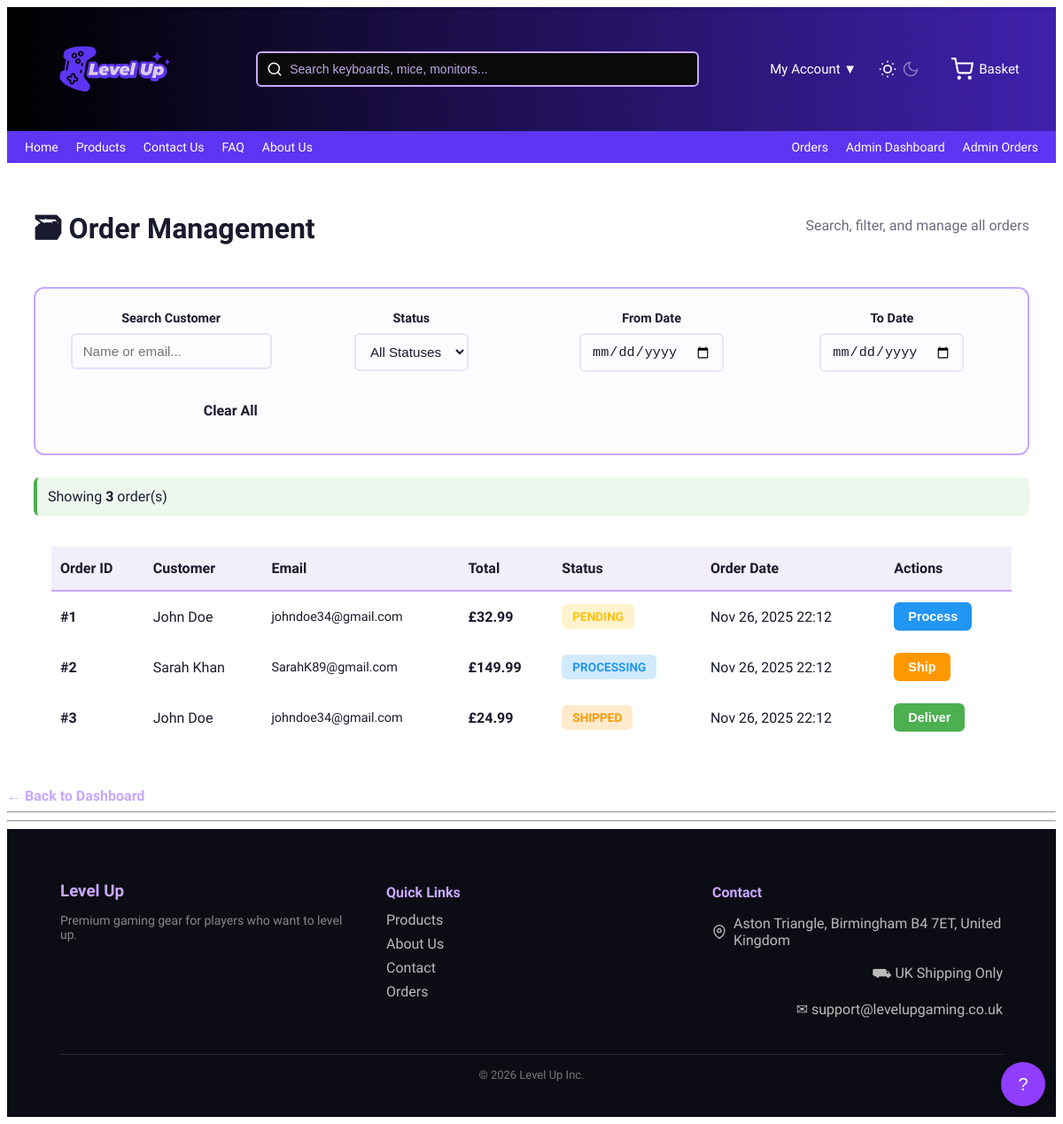
The app's page /index.php?page=admin-orders (signed in) with its own data.
### tables this page shows
CREATE TABLE orders (
  order_id INT AUTO_INCREMENT PRIMARY KEY,
  user_id INT NOT NULL,
  total_price DECIMAL(10,2) NOT NULL,

  status ENUM( 'pending',
    'processing',
    'shipped',
    'delivered',
    'returned'
  ) DEFAULT 'pending',

  address_id INT NULL,
  payment_id INT NULL,

  processed_at TIMESTAMP NULL,
  shipped_at TIMESTAMP NULL,
  delivered_at TIMESTAMP NULL,

  created_at TIMESTAMP DEFAULT CURRENT_TIMESTAMP,

  shipping_address TEXT NOT NULL,
  payment_summary VARCHAR(100) NOT NULL,

  FOREIGN KEY (user_id) REFERENCES users(user_id),
  FOREIGN KEY (address_id) REFERENCES addresses(address_id),
  FOREIGN KEY (payment_id) REFERENCES payment_methods(payment_id)
);

CREATE TABLE users (
  user_id INT AUTO_INCREMENT PRIMARY KEY,
  name VARCHAR(100) NOT NULL,
  email VARCHAR(150) NOT NULL UNIQUE,
  password VARCHAR(255) NOT NULL,
  role ENUM('customer','admin') DEFAULT 'customer',
  phone VARCHAR(20),

  password_changed BOOLEAN DEFAULT 0,
  last_login TIMESTAMP NULL,

  reset_token VARCHAR(255) NULL,
  reset_expires DATETIME NULL,

  created_at TIMESTAMP DEFAULT CURRENT_TIMESTAMP
);

### src/Controllers/AdminOrderController.php (called while the page is built, shortened)
<?php
class AdminOrderController extends BaseAdminController {
    public function index() {
    $db = Database::getInstance()->getConnection();
        $orders = [];
        $sql = " SELECT
                o.order_id,
                o.total_price,
                o.status,
                o.created_at,
                u.name AS customer_name,
                u.email AS customer_email
            FROM orders o
            LEFT JOIN users u ON o.user_id = u.user_id
            WHERE 1=1
        ";
        $params = [];
        $sql .= " ORDER BY o.created_at DESC";
        try {
            $stmt = $db->prepare($sql);
            $stmt->execute($params);
            $orders = $stmt->fetchAll(PDO::FETCH_ASSOC);
        } catch (PDOException $e) {
            error_log("Orders query error: " . $e->getMessage());
            $orders = [];
        }
        include __DIR__ . '/../../templates/admin/orders.php';
    }
}
?>

### templates/admin/orders.php (the view, shortened to what this page needs)
<?php include __DIR__ . '/../header.php'; ?>
<div class="admin-orders-container">
    <div class="admin-header">
        <h1>🗃 Order Management</h1>
        <p>Search, filter, and manage all orders</p>
    </div>
    <div class="filter-section">
        <form method="GET" action="index.php" class="filter-form">
            <div class="filter-row">
                <div class="filter-group">
                    <label> Search Customer</label>
                    <input type="text" name="search" placeholder="Name or email..."
                           value="<?= htmlspecialchars($_GET['search'] ?? '') ?>">
                </div>
                <div class="filter-group">
                    <label> Status</label>
                    <select name="status">
                        <option value="">All Statuses</option>
                    </select>
                </div>
                <div class="filter-group">
                    <label> From Date</label>
                    <input type="date" name="date_from" value="<?= htmlspecialchars($_GET['date_from'] ?? '') ?>">
                </div>
                <div class="filter-group">
                    <label> To Date</label>
                    <input type="date" name="date_to" value="<?= htmlspecialchars($_GET['date_to'] ?? '') ?>">
                </div>
            </div>
            <div class="filter-actions">
                <button type="submit" class="btn-filter">Apply Filters</button>
                <a href="index.php?page=admin-orders" class="btn-clear">Clear All</a>
            </div>
        </form>
    </div>
    <div class="results-summary">
        <p>Showing <strong><?= isset($orders) ? count($orders) : 0 ?></strong> order(s)</p>
    </div>
    <div class="table-container">
        <table class="admin-table">
            <thead>
                <tr>
                    <th>Order ID</th>
                    <th>Customer</th>
                    <th>Email</th>
                    <th>Total</th>
                    <th>Status</th>
                    <th>Order Date</th>
                    <th>Actions</th>
                </tr>
            </thead>
            <tbody>
                <?php if (empty($orders)): ?>
                    <tr>
                        <td colspan="7" class="no-results">No orders found matching your criteria</td>
                    </tr>
                <?php else: ?>
                    <?php foreach ($orders as $order): ?>
                        <tr class="order-row clickable-row"
                        data-href="index.php?page=admin-order-view&id=<?= (int)$order['order_id'] ?>">
                            <td><strong>#<?= (int)$order['order_id'] ?></strong></td>
                            <td><?= htmlspecialchars($order['customer_name'] ?? 'Unknown') ?></td>
                            <td class="email-cell"><?= htmlspecialchars($order['customer_email'] ?? 'N/A') ?></td>
                            <td class="price-cell">£<?= number_format((float)$order['total_price'], 2) ?></td>
                            <td>
                                <span class="status-badge status-<?= htmlspecialchars($order['status']) ?>">
                                    <?= ucfirst(htmlspecialchars($order['status'])) ?>
                                </span>
                            </td>
                            <td><?= date('M d, Y H:i', strtotime($order['created_at'])) ?></td>
                            <td class="actions-cell">
                                <?php if ($order['status'] === 'pending'): ?>
                                    <form method="POST" style="display:inline;">
                                        <button type="submit" name="process_order" class="btn-action btn-process"> Process</button>
                                    </form>
                                <?php elseif ($order['status'] === 'processing'): ?>
                                    <form method="POST" style="display:inline;">
                                        <button type="submit" name="update_status" class="btn-action btn-ship"> Ship</button>
                                    </form>
                                <?php elseif ($order['status'] === 'shipped'): ?>
                                    <form method="POST" style="display:inline;">
                                        <button type="submit" name="update_status" class="btn-action btn-deliver"> Deliver</button>
                                    </form>
                                <?php else: ?>
                                    <span class="text-muted">Completed</span>
                                <?php endif; ?>
                            </td>
                        </tr>
                    <?php endforeach; ?>
                <?php endif; ?>
            </tbody>
        </table>
    </div>
</div>
<a href="index.php?page=dashboard" class="btn-secondary">
   ← Back to Dashboard
</a>
<?php include __DIR__ . '/../footer.php'; ?>

### public/assets/css/style.css (style rules this page uses)
:root { --bg-primary: #ffffff; --bg-secondary: #f5f5f5; --text-primary: #1a1a2e; --text-secondary: #6b6b80; --highlight-color: #5e35f2; --highlight-dark: #3f21ad; --danger: #ff4f4f; --lavender: #C9A7FF; --border-color: #e6e6ee; --shadow: 0 4px 16px rgba(0,0,0,0.06); --shadow-lg: 0 12px 40px rgba(0,0,0,0.12); }
body { background-color: var(--bg-primary); color: var(--text-primary); font-family: "Science Gothic", sans-serif; font-optical-sizing: auto; font-weight: 300; font-variation-settings: "slnt" 0, "wdth" 100, "CTRS" 0; overflow-x: hidden; opacity: 0; transition: opacity 0.25s ease; }
body.loaded { opacity: 1; }
.filter-group { display: flex; gap: 10px; align-items: center; }
.filter-group label { color: var(--text-primary); font-size: 14px; font-weight: 500; white-space: nowrap; }

### records on screen
orders: order_id "1", user.name "John Doe", user.email "johndoe34@gmail.com", total_price "32.99", status "PENDING", created_at "Nov 26, 2025 22:12"
orders: order_id "2", user.name "Sarah Khan", user.email "SarahK89@gmail.com", total_price "149.99", status "PROCESSING", created_at "Nov 26, 2025 22:12"
orders: order_id "3", user.name "John Doe", user.email "johndoe34@gmail.com", total_price "24.99", status "SHIPPED", created_at "Nov 26, 2025 22:12"

### other values on screen
count($orders) "3"
